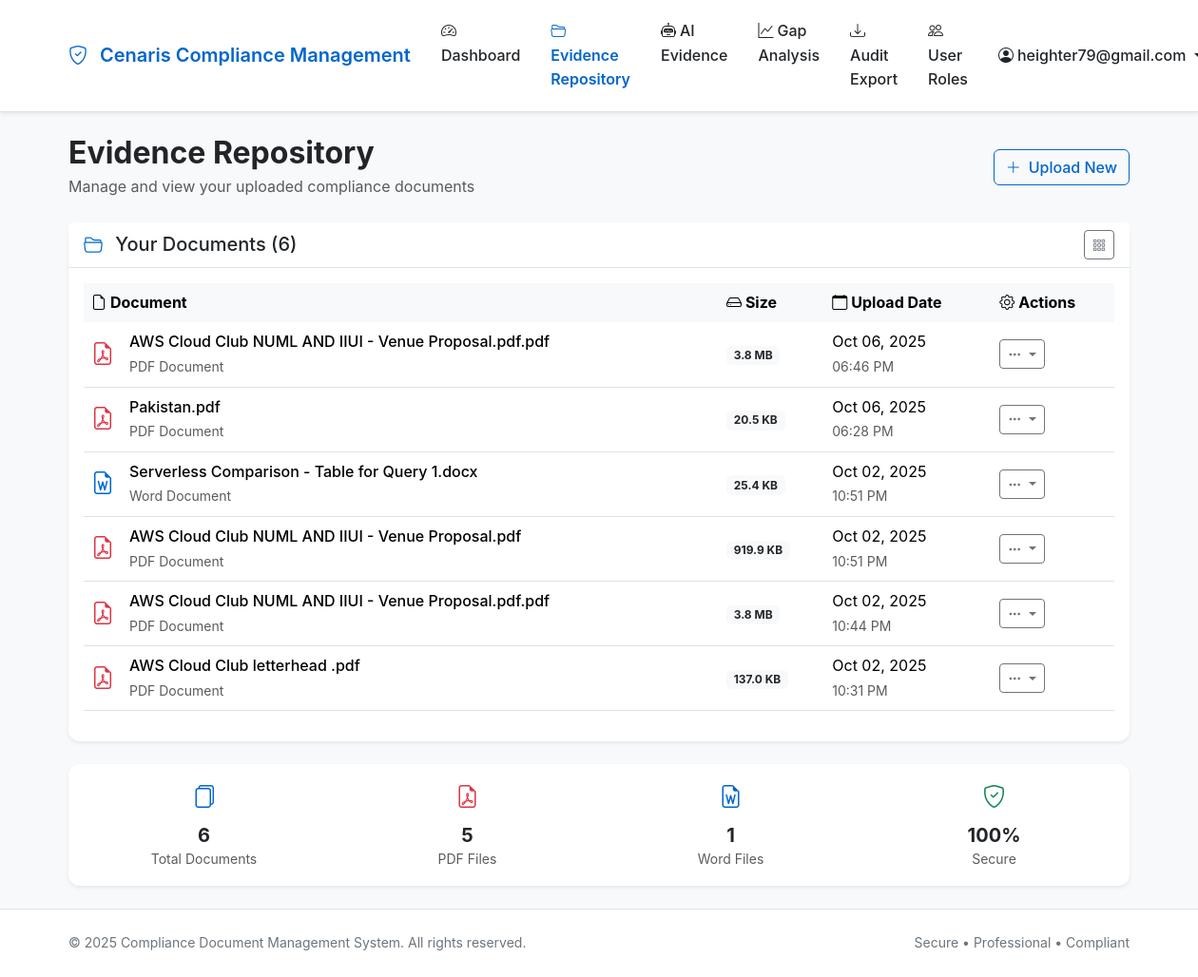
/evidence-repository (signed in), run on the app's committed database.
### tables this page shows
CREATE TABLE users (
                id INTEGER PRIMARY KEY AUTOINCREMENT,
                email VARCHAR(120) UNIQUE NOT NULL,
                password_hash VARCHAR(128) NOT NULL,
                created_at DATETIME DEFAULT CURRENT_TIMESTAMP,
                is_active BOOLEAN DEFAULT 1
            );

CREATE TABLE documents (
                id INTEGER PRIMARY KEY AUTOINCREMENT,
                filename VARCHAR(255) NOT NULL,
                original_filename VARCHAR(255) NOT NULL,
                blob_name VARCHAR(255) UNIQUE NOT NULL,
                file_size INTEGER,
                content_type VARCHAR(100),
                uploaded_by INTEGER NOT NULL,
                uploaded_at DATETIME DEFAULT CURRENT_TIMESTAMP,
                is_active BOOLEAN DEFAULT 1,
                FOREIGN KEY (uploaded_by) REFERENCES users (id)
            );

### app/main/routes.py (the view)
@bp.route('/evidence-repository')
@login_required
def evidence_repository():
    documents = Document.get_by_user(current_user.id)
    return render_template('main/evidence_repository.html',
                         title='Evidence Repository',
                         documents=documents)

### app/templates/main/evidence_repository.html (shortened to what this page needs)
{% extends "base.html" %}
{% block content %}
<div class="fade-in">
    <div class="row mb-4">
        <div class="col-12">
            <div class="d-flex justify-content-between align-items-center">
                <div>
                    <h1 class="h2 fw-bold text-dark mb-1">Evidence Repository</h1>
                    <p class="text-muted mb-0">Manage and view your uploaded compliance documents</p>
                </div>
                <div class="d-flex gap-2">
                    <a href="{{ url_for('main.dashboard') }}" class="btn btn-outline-primary">
                        <i class="bi bi-plus-lg me-2"></i>Upload New
                    </a>
                </div>
            </div>
        </div>
    </div>
    <div class="row">
        <div class="col-12">
            <div class="card border-0 shadow-sm">
                <div class="card-header bg-white border-bottom">
                    <div class="d-flex justify-content-between align-items-center">
                        <h5 class="card-title mb-0">
                            <i class="bi bi-folder2-open me-2 text-primary"></i>
                            Your Documents ({{ documents|length }})
                        </h5>
                        {% if documents %}
                            <div class="d-flex gap-2">
                                <button class="btn btn-sm btn-outline-secondary" onclick="toggleView()">
                                    <i class="bi bi-grid-3x3-gap" id="viewToggleIcon"></i>
                                </button>
                            </div>
                        {% endif %}
                    </div>
                </div>
                <div class="card-body">
                    {% if documents %}
                        <div id="tableView">
                            <div class="table-responsive">
                                <table class="table table-hover align-middle">
                                    <thead class="table-light">
                                        <tr>
                                            <th scope="col" class="border-0">
                                                <i class="bi bi-file-earmark me-1"></i>Document
                                            </th>
                                            <th scope="col" class="border-0">
                                                <i class="bi bi-hdd me-1"></i>Size
                                            </th>
                                            <th scope="col" class="border-0">
                                                <i class="bi bi-calendar me-1"></i>Upload Date
                                            </th>
                                            <th scope="col" class="border-0">
                                                <i class="bi bi-gear me-1"></i>Actions
                                            </th>
                                        </tr>
                                    </thead>
                                    <tbody>
                                        {% for document in documents %}
                                            <tr>
                                                <td>
                                                    <div class="d-flex align-items-center">
                                                        <div class="flex-shrink-0 me-3">
                                                            {% if document.content_type == 'application/pdf' %}
                                                                <i class="bi bi-file-earmark-pdf text-danger" style="font-size: 1.5rem;"></i>
                                                            {% else %}
                                                                <i class="bi bi-file-earmark-word text-primary" style="font-size: 1.5rem;"></i>
                                                            {% endif %}
                                                        </div>
                                                        <div class="flex-grow-1 min-w-0">
                                                            <div class="fw-medium text-truncate">{{ document.original_filename }}</div>
                                                            <small class="text-muted">
                                                                {% if document.content_type == 'application/pdf' %}
                                                                    PDF Document
                                                                {% else %}
                                                                    Word Document
                                                                {% endif %}
                                                            </small>
                                                        </div>
                                                    </div>
                                                </td>
                                                <td>
                                                    <span class="badge bg-light text-dark">
                                                        {{ document.get_file_size_formatted() }}
                                                    </span>
                                                </td>
                                                <td>
                                                    <div>{{ document.uploaded_at | datetime_format('%b %d, %Y') }}</div>
                                                    <small class="text-muted">{{ document.uploaded_at | datetime_format('%I:%M %p') }}</small>
                                                </td>
                                                <td>
                                                    <div class="dropdown">
                                                        <button class="btn btn-sm btn-outline-secondary dropdown-toggle"
                                                                type="button" data-bs-toggle="dropdown">
                                                            <i class="bi bi-three-dots"></i>
                                                        </button>
                                                    </div>
                                                </td>
                                            </tr>
                                        {% endfor %}
                                    </tbody>
                                </table>
                            </div>
                        </div>
                    {% endif %}
                </div>
            </div>
        </div>
    </div>
    {% if documents %}
        <div class="row mt-4">
            <div class="col-12">
                <div class="card border-0 shadow-sm">
                    <div class="card-body">
                        <div class="row text-center">
                            <div class="col-md-3">
                                <div class="mb-2">
                                    <i class="bi bi-files text-primary" style="font-size: 1.5rem;"></i>
                                </div>
                                <div class="fw-bold h5 mb-0">{{ documents|length }}</div>
                                <small class="text-muted">Total Documents</small>
                            </div>
                            <div class="col-md-3">
                                <div class="mb-2">
                                    <i class="bi bi-file-earmark-pdf text-danger" style="font-size: 1.5rem;"></i>
                                </div>
                                <div class="fw-bold h5 mb-0">
                                    {{ documents|selectattr('content_type', 'equalto', 'application/pdf')|list|length }}
                                </div>
                                <small class="text-muted">PDF Files</small>
                            </div>
                            <div class="col-md-3">
                                <div class="mb-2">
                                    <i class="bi bi-file-earmark-word text-primary" style="font-size: 1.5rem;"></i>
                                </div>
                                <div class="fw-bold h5 mb-0">
                                    {{ documents|rejectattr('content_type', 'equalto', 'application/pdf')|list|length }}
                                </div>
                                <small class="text-muted">Word Files</small>
                            </div>
                            <div class="col-md-3">
                                <div class="mb-2">
                                    <i class="bi bi-shield-check text-success" style="font-size: 1.5rem;"></i>
                                </div>
                                <div class="fw-bold h5 mb-0">100%</div>
                                <small class="text-muted">Secure</small>
                            </div>
                        </div>
                    </div>
                </div>
            </div>
        </div>
    {% endif %}
</div>
{% endblock %}

### app/templates/base.html (shortened to what this page needs)
<!DOCTYPE html>
<html lang="en">
  <head>
    <link
      href="https://cdn.jsdelivr.net/npm/bootstrap@5.3.2/dist/css/bootstrap.min.css"
      rel="stylesheet"
    />
    <link
      href="https://cdn.jsdelivr.net/npm/bootstrap-icons@1.11.1/font/bootstrap-icons.css"
      rel="stylesheet"
    />
  </head>
  <body>
    <nav class="navbar navbar-expand-lg navbar-light">
      <div class="container">
        <a class="navbar-brand" href="{{ url_for('main.index') }}">
          <i class="bi bi-shield-check me-2"></i>
          Cenaris Compliance Management
        </a>
        <div class="collapse navbar-collapse" id="navbarNav">
          <ul class="navbar-nav me-auto">
            {% if current_user.is_authenticated %}
            <li class="nav-item">
              <a
                class="nav-link {% if request.endpoint == 'main.dashboard' %}active{% endif %}"
                href="{{ url_for('main.dashboard') }}"
              >
                <i class="bi bi-speedometer2 me-1"></i>Dashboard
              </a>
            </li>
            <li class="nav-item">
              <a
                class="nav-link {% if request.endpoint == 'main.evidence_repository' %}active{% endif %}"
                href="{{ url_for('main.evidence_repository') }}"
              >
                <i class="bi bi-folder2-open me-1"></i>Evidence Repository
              </a>
            </li>
            <li class="nav-item">
              <a
                class="nav-link {% if request.endpoint == 'main.ai_evidence' %}active{% endif %}"
                href="{{ url_for('main.ai_evidence') }}"
              >
                <i class="bi bi-robot me-1"></i>AI Evidence
              </a>
            </li>
            <li class="nav-item">
              <a
                class="nav-link {% if request.endpoint == 'main.gap_analysis' %}active{% endif %}"
                href="{{ url_for('main.gap_analysis') }}"
              >
                <i class="bi bi-graph-up me-1"></i>Gap Analysis
              </a>
            </li>
            <li class="nav-item">
              <a
                class="nav-link {% if request.endpoint == 'main.audit_export' %}active{% endif %}"
                href="{{ url_for('main.audit_export') }}"
              >
                <i class="bi bi-download me-1"></i>Audit Export
              </a>
            </li>
            <li class="nav-item">
              <a
                class="nav-link {% if request.endpoint == 'main.user_roles' %}active{% endif %}"
                href="{{ url_for('main.user_roles') }}"
              >
                <i class="bi bi-people me-1"></i>User Roles
              </a>
            </li>
            {% endif %}
          </ul>
          <ul class="navbar-nav">
            {% if current_user.is_authenticated %}
            <li class="nav-item dropdown">
              <a
                class="nav-link dropdown-toggle"
                href="#"
                id="navbarDropdown"
                role="button"
                data-bs-toggle="dropdown"
              >
                <i class="bi bi-person-circle me-1"></i>{{ current_user.email }}
              </a>
            </li>
            {% endif %}
          </ul>
        </div>
      </div>
    </nav>
    <main class="{% block main_class %}container my-4{% endblock %}">
      {% block content %}{% endblock %}
    </main>
    <footer class="footer mt-auto py-4">
      <div class="container">
        <div class="row">
          <div class="col-md-6">
            <p class="mb-0">
              &copy; 2025 Compliance Document Management System. All rights
              reserved.
            </p>
          </div>
          <div class="col-md-6 text-md-end">
            <p class="mb-0">Secure • Professional • Compliant</p>
          </div>
        </div>
      </div>
    </footer>
  </body>
</html>

### data on the page
users: email "heighter79@gmail.com"
documents: content_type "application/pdf" (drawn), original_filename "AWS Cloud Club NUML AND IIUI - Venue Proposal.pdf.pdf", get_file_size_formatted "3.8 MB", uploaded_at "Oct 06, 2025", uploaded_at "06:46 PM"
documents: content_type "application/pdf" (drawn), original_filename "Pakistan.pdf", get_file_size_formatted "20.5 KB", uploaded_at "Oct 06, 2025", uploaded_at "06:28 PM"
documents: original_filename "Serverless Comparison - Table for Query 1.docx", shows "Word Document", get_file_size_formatted "25.4 KB", uploaded_at "Oct 02, 2025", uploaded_at "10:51 PM"
documents: content_type "application/pdf" (drawn), original_filename "AWS Cloud Club NUML AND IIUI - Venue Proposal.pdf", get_file_size_formatted "919.9 KB", uploaded_at "Oct 02, 2025", uploaded_at "10:51 PM"
documents: content_type "application/pdf" (drawn), original_filename "AWS Cloud Club NUML AND IIUI - Venue Proposal.pdf.pdf", get_file_size_formatted "3.8 MB", uploaded_at "Oct 02, 2025", uploaded_at "10:44 PM"
documents: content_type "application/pdf" (drawn), original_filename "AWS Cloud Club letterhead .pdf", get_file_size_formatted "137.0 KB", uploaded_at "Oct 02, 2025", uploaded_at "10:31 PM"

### other printed values
{{ documents|length }} "6"
